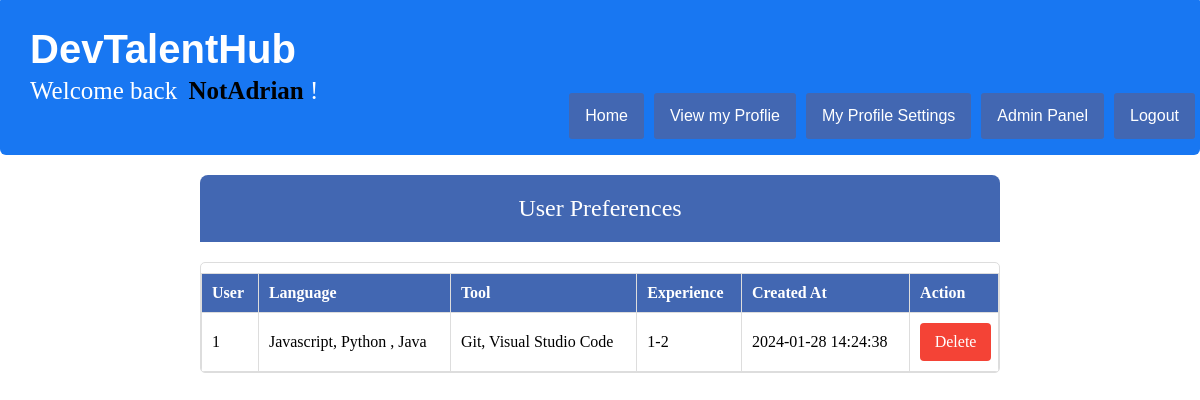
The page /manage_preferences.php (signed in) on the database as committed earlier.
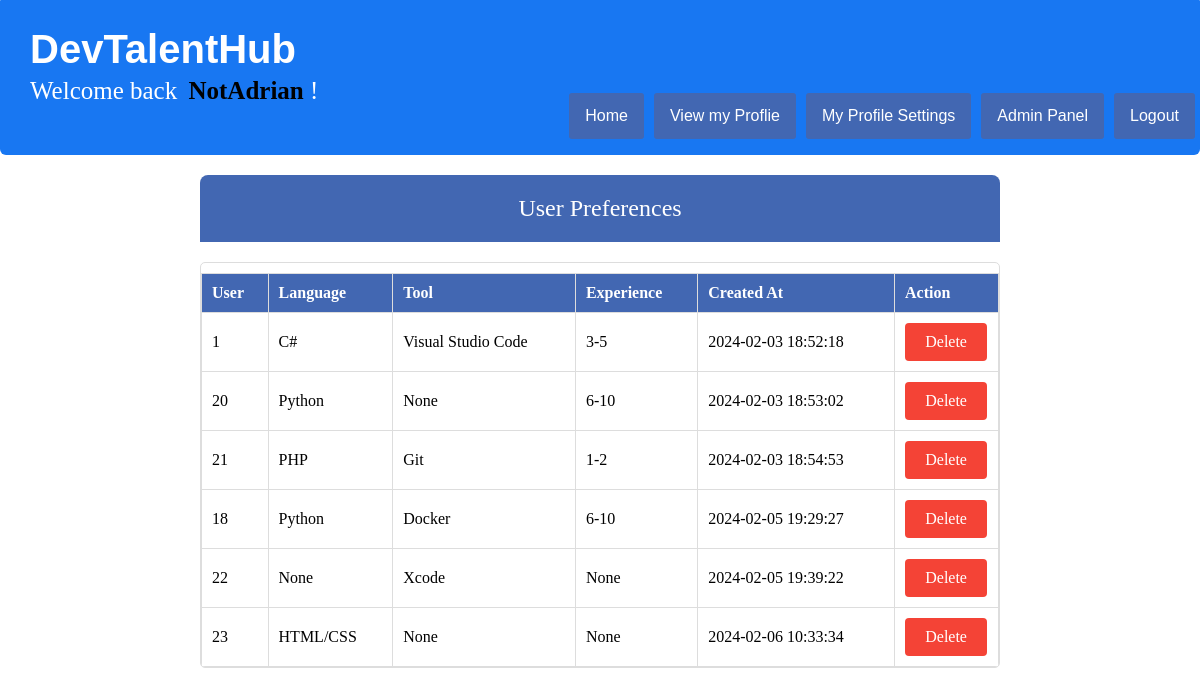
The same page on the database as committed later.
### tables this page shows
CREATE TABLE `user_preferences` (
  `id` int(11) NOT NULL,
  `user_id` int(11) DEFAULT NULL,
  `language` varchar(150) DEFAULT NULL,
  `tool` varchar(150) DEFAULT NULL,
  `experience` varchar(20) DEFAULT NULL,
  `createdBy` int(5) DEFAULT NULL,
  `created_at` timestamp NOT NULL DEFAULT current_timestamp()
);

### manage_preferences.php (the view, shortened to what this page needs)
<?php
require_once('config.php');
require_once(ROOT_PATH . '/includes/head_section.php');
$query = "SELECT * FROM user_preferences";
$result = mysqli_query($link, $query);
if ($result && mysqli_num_rows($result) > 0) {
    $preferences = mysqli_fetch_all($result, MYSQLI_ASSOC);
} else {
    $preferences = [];
}
?>
<head>
</head>
<body>
    <?php include(ROOT_PATH . '/includes/navbar_logged_in.php'); ?>
    <div class="container">
        <div class="header">
            User Preferences
        </div>
        <?php
        if (!empty($preferences)) {
            ?>
            <div class="table-container">
                <table class="preferences-table">
                    <thead>
                        <tr>
                            <th>User</th>
                            <th>Language</th>
                            <th>Tool</th>
                            <th>Experience</th>
                            <th>Created At</th>
                            <th>Action</th>
                        </tr>
                    </thead>
                    <tbody>
                        <?php foreach ($preferences as $preference) { ?>
                            <tr>
                                <td><?= $preference['createdBy']; ?></td>
                                <td><?= $preference['language']; ?></td>
                                <td><?= $preference['tool']; ?></td>
                                <td><?= $preference['experience']; ?></td>
                                <td><?= $preference['created_at']; ?></td>
                                <td>
                                    <div class="delete-btn" onclick="deletePreference(<?= $preference['id']; ?>)">
                                        Delete
                                    </div>
                                </td>
                            </tr>
                        <?php } ?>
                    </tbody>
                </table>
            </div>
            <?php
        } else {
            echo "<p>No preferences available.</p>";
        }
        ?>
    </div>
</body>
</html>

### includes/head_section.php (shortened to what this page needs)
<!doctype html>
<html lang="en">
  <head>
	<link rel="stylesheet" href="static/public_styling.css">

### includes/navbar_logged_in.php (shortened to what this page needs)
<div class="navbar">
	<div class="logo_div">
		<a href="dashboard.php"><h1>DevTalentHub</h1></a>
	</div>
	<ul>
	  <li><a class="active" href="dashboard.php">Home</a></li>
	  <li><a href="viewmyprofile.php">View my Proflie</a>
	  <li><a href="myportfolio.php">My Profile Settings</a></li>
	  <li><a href="admin_panel.php">Admin Panel</a></li>
	  <li><a class="active" href="logout.php">Logout</a></li>
	</ul>
 <span style="color: white; margin-left: 30px; font-size: 25px; font-family: 'Averia Serif Libre' , cursive">Welcome back </span>
 <span style="margin-left: 5px; font-size: 25px; font-family: 'Averia Serif Libre' , cursive; font-weight: bold;"><?php echo $_SESSION['username']?> </span>
 <span style="color: white; font-size: 25px; font-family: 'Averia Serif Libre' , cursive">!</span>
</div>

### static/public_styling.css (style rules this page uses)
html { height: 100%; box-sizing: border-box; }
body { position: relative; margin: 0; padding-bottom: 6rem; min-height: 100%; }
h1 { color: white; font-family: 'Helvetica', cursive; font-size: 40px; margin-left: 30px; margin-bottom: 5px; }
a { text-decoration: none; }
.navbar { margin: 0 auto; overflow: hidden; background-color: #1877f2; border-radius: 1px 1px 6px 6px; }
.navbar ul { list-style-type: none; float: right; }
.navbar ul li { float: left; font-family: 'Helvetica', cursive; margin-left: 5px; margin-right: 5px; }
.navbar ul li a { display: block; color: #fff; text-align: center; padding: 14px 16px; text-decoration: none; border-radius: 3px; background-color: #4267B2; transition: background-color 0.3s ease-in-out; }

### manage_preferences.php (style rules this page uses)
.container { max-width: 800px; margin: 20px auto; }
.header { background-color: #4267B2; color: #fff; padding: 20px; text-align: center; font-size: 24px; border-radius: 8px 8px 0 0; }
.table-container { margin: 20px 0; border: 1px solid #ddd; border-radius: 5px; overflow-x: auto; }
.preferences-table { width: 100%; border-collapse: collapse; margin-top: 10px; }
.preferences-table th, .preferences-table td { border: 1px solid #ddd; padding: 10px; text-align: left; }
.preferences-table th { background-color: #4267B2; color: #fff; }
.delete-btn { display: block; width: 75%; padding: 10px; font-size: 16px; text-align: center; text-decoration: none; cursor: pointer; background-color: #f44336; color: #fff; border: none; border-radius: 4px; transition: background-color 0.3s; }

Rows that differ between the two databases and show on the page:
removed user_preferences: createdBy "1", language "Javascript, Python , Java", tool "Git, Visual Studio Code", experience "1-2", created_at "2024-01-28 14:24:38"
added user_preferences: createdBy "1", language "C#", tool "Visual Studio Code", experience "3-5", created_at "2024-02-03 18:52:18"
added user_preferences: createdBy "20", language "Python", tool "None", experience "6-10", created_at "2024-02-03 18:53:02"
added user_preferences: createdBy "21", language "PHP", tool "Git", experience "1-2", created_at "2024-02-03 18:54:53"
added user_preferences: createdBy "18", language "Python", tool "Docker", experience "6-10", created_at "2024-02-05 19:29:27"
added user_preferences: createdBy "22", language "None", tool "Xcode", experience "None", created_at "2024-02-05 19:39:22"
added user_preferences: createdBy "23", language "HTML/CSS", tool "None", experience "None", created_at "2024-02-06 10:33:34"
